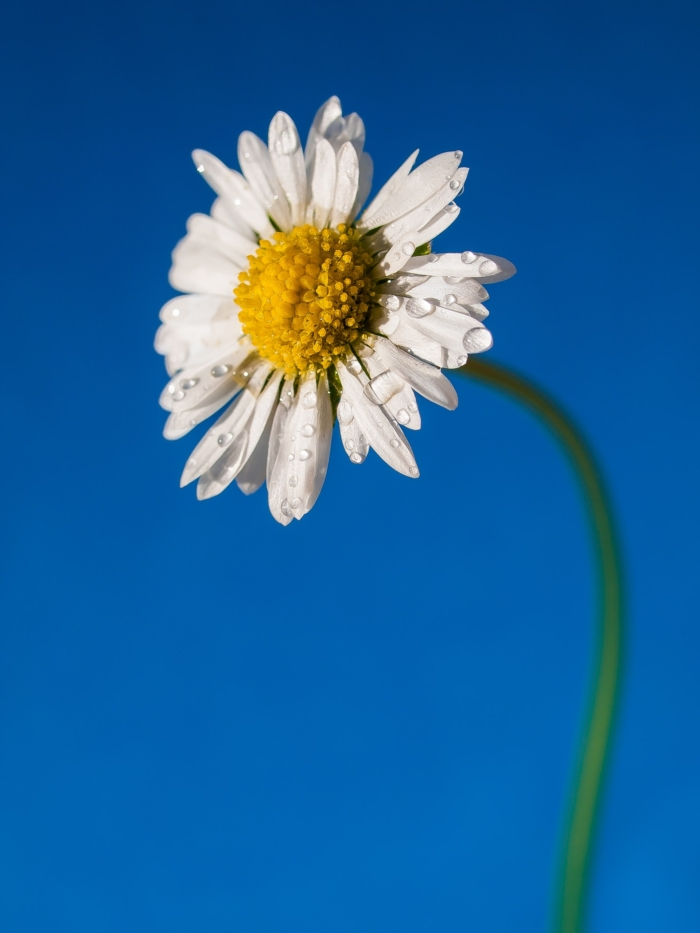
#> input picture flower-sample.jpg, 700 x 933 px, given in place of the camera
$ jupyter execute --allow-errors Opencv-07.ipynb   (text cells are left out)
#> lines starting #> are read from the running program, lines starting #| are printed output that depends on the picture
[cell 1]
import cv2 as cv

cam = cv.VideoCapture(0)

ret, img = cam.read()
#> img is the input picture: shape (933, 700, 3); mean B, G, R 156.5, 100.3, 29.6
cv.imshow('camera pic',img)
print(ret)
#| True
cv.waitKey(0)
cam.release()
cv.destroyAllWindows()

[cell 2]
cam = cv.VideoCapture(0)

while True:
    ret, img = cam.read()
    cv.imshow('camera pic',img)
    if cv.waitKey(1) == ord('q'):
#> (key q is pressed here)
        break

cam.release()
cv.destroyAllWindows()

[cell 3]
print(img)
#> (printed output is left out)

[cell 4]
cv.imshow('camera pic',img)
cv.waitKey(0)
cv.destroyAllWindows()

[cell 5]
cv.imwrite('camera.png',img)
#> Out = True

[cell 6]
cam = cv.VideoCapture(0)

print(cam.get(cv.CAP_PROP_FRAME_WIDTH))
print(cam.get(cv.CAP_PROP_FRAME_HEIGHT))

i=0

while True:
    ret, img = cam.read()
    cv.imshow('camera pic',img)
    key = cv.waitKey(1)
#> (key q is pressed here)
    if key == ord('q'):
        break
    if key == ord('s'):
        cv.imwrite(f'camera{i}.png',img)
        i+=1
cam.release()
cv.destroyAllWindows()

[cell 7]
import datetime

cam = cv.VideoCapture(0)
now = datetime.datetime.now()
i=0
if cam.isOpened():
    while True:
        ret, img = cam.read()
        cv.imshow('camera pic',img)

        key = cv.waitKey(1)
#> (key q is pressed here)
#> `frame_hsv = cv.cvtColor(frame, cv.COLOR_BGR2HSV)`: frame_hsv: shape (933, 700, 3); mean H, S, V 91.8, 224.9, 163.4
        if key == ord('q'):
            break
        if key == ord('s'):
            cv.imwrite(f'camera {now} {i}.png',img)
            i+=1
else:
    print('Something wrong in connecting with camera!')
cam.release()
cv.destroyAllWindows()

[cell 8]
cap = cv.VideoCapture(0)

#> (the rest of this cell did not finish here and is left out)

[cell 9]
import cv2 as cv

face_cascade = cv.CascadeClassifier(cv.data.haarcascades + 'haarcascade_frontalface_default.xml')
eye_cascade = cv.CascadeClassifier(cv.data.haarcascades + 'haarcascade_eye.xml')
smile_cascade = cv.CascadeClassifier(cv.data.haarcascades + 'haarcascade_smile.xml')

cap = cv.VideoCapture(0)

while cap.isOpened():
    ret, frame = cap.read()
    if not ret:
        print("Failed to grab frame.")
        break

    gray = cv.cvtColor(frame, cv.COLOR_BGR2GRAY)
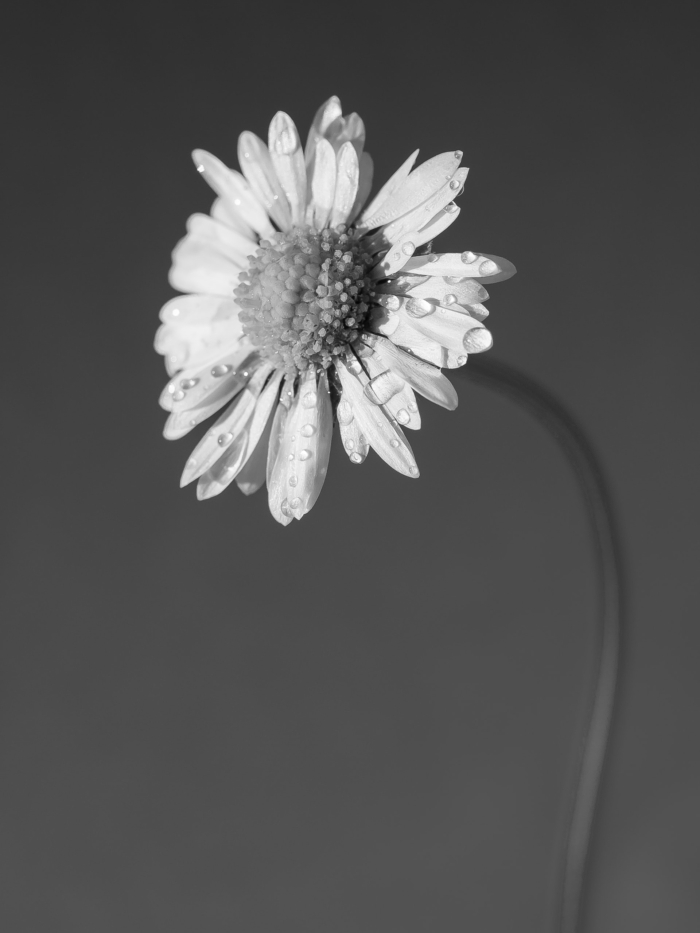
#> gray: shape (933, 700); min 4, max 255, mean 85.6

    faces = face_cascade.detectMultiScale(gray, scaleFactor=1.3, minNeighbors=5)
#> faces = ()

    for (x, y, w, h) in faces:
        cv.rectangle(frame, (x, y), (x + w, y + h), (255, 0, 255), 2)

        roi_gray = gray[y:y+h, x:x+w]
        roi_color = frame[y:y+h, x:x+w]

        eyes = eye_cascade.detectMultiScale(roi_gray, scaleFactor=1.1, minNeighbors=10)
        for (ex, ey, ew, eh) in eyes:
            cv.rectangle(roi_color, (ex, ey), (ex + ew, ey + eh), (0, 255, 0), 2)

        smiles = smile_cascade.detectMultiScale(roi_gray, scaleFactor=1.7, minNeighbors=22)
        for (sx, sy, sw, sh) in smiles:
            cv.rectangle(roi_color, (sx, sy), (sx + sw, sy + sh), (0, 0, 255), 2)
#> this loop made 0 passes

    cv.imshow('Face, Eye & Smile Detection', frame)

    if cv.waitKey(1) & 0xFF == 27:
#> (key q is pressed here)
        break

cap.release()
cv.destroyAllWindows()
